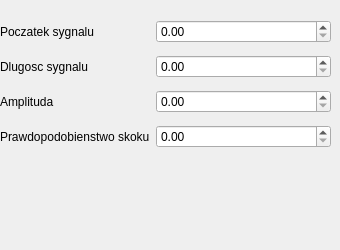
     <widget class="QWidget" name="szumImpulsowy">
      <widget class="QWidget" name="formLayoutWidget_14">
       <property name="geometry">
        <rect>
         <x>0</x>
         <y>20</y>
         <width>331</width>
         <height>221</height>
        </rect>
       </property>
       <layout class="QFormLayout" name="szumImpulsowyLayout">
        <property name="verticalSpacing">
         <number>12</number>
        </property>
        <item row="0" column="0">
         <widget class="QLabel" name="poczatekSygnaluLabel_11">
          <property name="text">
           <string>Poczatek sygnalu</string>
          </property>
         </widget>
        </item>
        <item row="0" column="1">
         <widget class="QDoubleSpinBox" name="poczatekSygnaluDoubleSpinBox_11">
          <property name="maximum">
           <double>100000.000000000000000</double>
          </property>
         </widget>
        </item>
        <item row="1" column="0">
         <widget class="QLabel" name="dlugoscSygnaluLabel_11">
          <property name="text">
           <string>Dlugosc sygnalu</string>
          </property>
         </widget>
        </item>
        <item row="1" column="1">
         <widget class="QDoubleSpinBox" name="dlugoscSygnaluDoubleSpinBox_11">
          <property name="maximum">
           <double>100000.000000000000000</double>
          </property>
         </widget>
        </item>
        <item row="2" column="0">
         <widget class="QLabel" name="amplitudaLabel_11">
          <property name="text">
           <string>Amplituda</string>
          </property>
         </widget>
        </item>
        <item row="2" column="1">
         <widget class="QDoubleSpinBox" name="amplitudaDoubleSpinBox_11">
          <property name="maximum">
           <double>100000.000000000000000</double>
          </property>
         </widget>
        </item>
        <item row="3" column="0">
         <widget class="QLabel" name="wspolczynnikWypelnieniaSkokuLabel_11">
          <property name="text">
           <string>Prawdopodobienstwo skoku</string>
          </property>
         </widget>
        </item>
        <item row="3" column="1">
         <widget class="QDoubleSpinBox" name="wspolczynnikWypelnieniaDoubleSpinBox_11">
          <property name="maximum">
           <double>100000.000000000000000</double>
          </property>
         </widget>
        </item>
       </layout>
      </widget>
     </widget>
